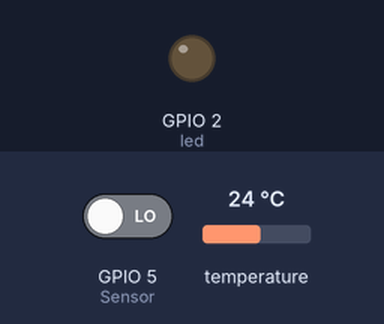
Simulated run of this sketch. Board: ESP8266 (NodeMCU). Parts: output pins drawn as LEDs (lit = HIGH). The test bench sets the inputs (shaded band); at power-on: GPIO 5 (Sensor) LOW, temperature 24 °C. WiFi joins after 1.5 s; servers stay silent unless stated; what the sketch prints to the serial monitor is not drawn.

Above: at 2.7 s.
2.8 s: GPIO 5 (Sensor) driven HIGH
At 5.1 s:
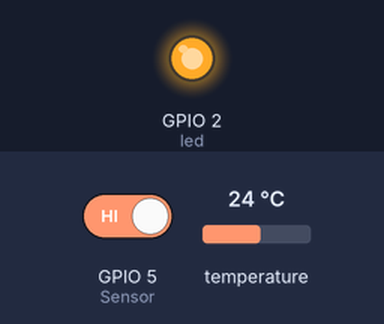
Timing chart, 0 to 57.2 s (numbered marks = the images above; inputs shaded):
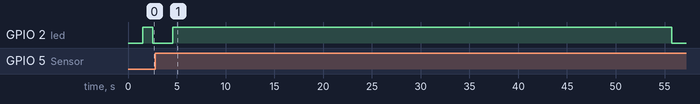

The sketch:

sensors_code.ino
```cpp
#if defined(ESP32)
#include <WiFi.h>
#elif defined(ESP8266)
#include <ESP8266WiFi.h>
#endif
#include <NTPClient.h>
#include <WiFiUdp.h>
#include <Firebase_ESP_Client.h>
#include <OneWire.h>
#include <DallasTemperature.h>

/* 1. Define the WiFi credentials */
#define WIFI_SSID "vivoS1"
#define WIFI_PASSWORD "laraib12"

/* 2. Define the API Key */
#define API_KEY "AIzaSyDm-OvE0fLLSBQuIAma8W9dVbkufL_ovlw"

/* 3. Define the project ID */
#define FIREBASE_PROJECT_ID "scifish-570ad"

/* 4. Define the user Email and password that alreadey registerd or added in your project */
#define USER_EMAIL "eqra@email.com"
#define USER_PASSWORD "123456"

// Define Firebase Data object
FirebaseData fbdo;
FirebaseAuth auth;
FirebaseConfig config;

unsigned long dataMillis = 0;

const long utcOffsetInSeconds = 18000;
// Define NTP Client to get time
WiFiUDP ntpUDP;
NTPClient timeClient(ntpUDP, "pool.ntp.org", utcOffsetInSeconds);

// GPIO Data wire is connected to D2 & 3V & G on the esp8266 for temprature sensor
#define ONE_WIRE_BUS 4
int Sensor = 5; //d1 //RCWL-0516 Input Pin
int led = 2; //LED Pin
// Setup a oneWire instance to communicate with any OneWire device
OneWire oneWire(ONE_WIRE_BUS);
// Pass oneWire reference to DallasTemperature library
DallasTemperature sensors(&oneWire);

// A0 pin connected to ph sensor & 3V & G
const int potPin=A0;
float ph;
float value=0;


void setup()
{

    Serial.begin(115200);

    WiFi.begin(WIFI_SSID, WIFI_PASSWORD);
    Serial.print("Connecting to Wi-Fi");
    while (WiFi.status() != WL_CONNECTED)
    {
        Serial.print(".");
        delay(300);
    }
    Serial.println();
    Serial.print("Connected with IP: ");
    Serial.println(WiFi.localIP());
    Serial.println();

    timeClient.begin();

    Serial.printf("Firebase Client v%s\n\n", FIREBASE_CLIENT_VERSION);

    /* Assign the api key (required) */
    config.api_key = API_KEY;

    /* Assign the user sign in credentials */
    auth.user.email = USER_EMAIL;
    auth.user.password = USER_PASSWORD;

#if defined(ESP8266)
    // In ESP8266 required for BearSSL rx/tx buffer for large data handle, increase Rx size as needed.
    fbdo.setBSSLBufferSize(2048 /* Rx buffer size in bytes from 512 - 16384 */, 2048 /* Tx buffer size in bytes from 512 - 16384 */);
#endif

    // Limit the size of response payload to be collected in FirebaseData
    fbdo.setResponseSize(2048);
    Firebase.begin(&config, &auth);
    Firebase.reconnectWiFi(true);

    //blink builtin led
    // initialize digital pin LED_BUILTIN as an output.
    pinMode(LED_BUILTIN, OUTPUT);

    // Start up the DS18B20 temperature sensor
    sensors.begin();

    // water level sensor connected to D1 & 3V
    pinMode(Sensor,INPUT);
    //led connected to D4 & G
    pinMode(led, OUTPUT);

    // put your ph sensor setup code:
    pinMode(potPin,INPUT);

    //delay in readings 1sec
//    delay(5000);

}

long generateRandom() {

    long inSeconds = millis() / 10000;
    long negative = 999999999 - inSeconds;
    return negative;
}

//long convertToMillis(){
//  long millisecs = timeClient.getHours() * timeClient.getMinutes() * timeClient.getSeconds() * 1000;
//  return millisecs;
//}

void loop()
{

//    timeClient.update();

    // Firebase.ready() should be called repeatedly to handle authentication tasks.
    if (Firebase.ready() && (millis() - dataMillis > 50000 || dataMillis == 0))
    {
        dataMillis = millis();

        //Esp8266 builtin led blinks over n over
        digitalWrite(LED_BUILTIN, HIGH);   // turn the LED on (HIGH is the voltage level)
        delay(1000);                       // wait for a second
        digitalWrite(LED_BUILTIN, LOW);    // turn the LED off by making the voltage LOW
        delay(1000);

        //print the temperature in Celsius and Fehrenheit
        sensors.requestTemperatures();
        float temperatureC = sensors.getTempCByIndex(0);
        float temperatureF = sensors.getTempFByIndex(0);
        Serial.print(temperatureC);
        Serial.println("ºC");
        Serial.print(temperatureF);
        Serial.println("ºF");

        //Create document and add temp data to firestore
        FirebaseJson tempContent;
        String tempDocumentPath = "temp/" + String(generateRandom());
        tempContent.set("fields/celcius/stringValue", String(temperatureC, 2));
        tempContent.set("fields/fahrenheit/stringValue", String(temperatureF, 2));
        Serial.print("Create a temperature document... ");
        if (Firebase.Firestore.createDocument(&fbdo, FIREBASE_PROJECT_ID, "" /* databaseId can be (default) or empty */, tempDocumentPath.c_str(), tempContent.raw()))
            Serial.printf("ok\n%s\n\n", fbdo.payload().c_str());
        else
            Serial.println(fbdo.errorReason());


        //print pH
        value= analogRead(potPin);
        Serial.print(value);
        Serial.print(" | ");
        float voltage=value*(3.3/4095.0);
        ph=(3.3*voltage);
        Serial.println(ph);

        //Create document and add ph data to firestore
        FirebaseJson phContent;
        String phDocumentPath = "pH/" + String(generateRandom());
        phContent.set("fields/potpin/stringValue", String(value, 2));
        phContent.set("fields/phvalue/stringValue", String(ph, 3));
        Serial.print("Create a ph document... ");
        if (Firebase.Firestore.createDocument(&fbdo, FIREBASE_PROJECT_ID, "" /* databaseId can be (default) or empty */, phDocumentPath.c_str(), phContent.raw()))
            Serial.printf("ok\n%s\n\n", fbdo.payload().c_str());
        else
            Serial.println(fbdo.errorReason());


        //water level code
        String waterLevel = "";
         if (digitalRead(Sensor) == HIGH )
            {
              digitalWrite(led,HIGH);
              Serial.flush();
              waterLevel = "HIGH";
              Serial.println(waterLevel);
            }
            else {
              digitalWrite(led, LOW);
              waterLevel = "LOW";
              Serial.println(waterLevel);
            }

        //Create document and add water data to firestore
        FirebaseJson waterContent;
        String waterDocumentPath = "water/" + String(generateRandom());
        waterContent.set("fields/level/stringValue", "59.2");
        waterContent.set("fields/status/stringValue", waterLevel);
        waterContent.set("fields/volume/stringValue", "880.0");
        Serial.print("Create a water document... ");
        if (Firebase.Firestore.createDocument(&fbdo, FIREBASE_PROJECT_ID, "" /* databaseId can be (default) or empty */, waterDocumentPath.c_str(), waterContent.raw()))
            Serial.printf("ok\n%s\n\n", fbdo.payload().c_str());
        else
            Serial.println(fbdo.errorReason());

    }

    delay(5000);
}
```
